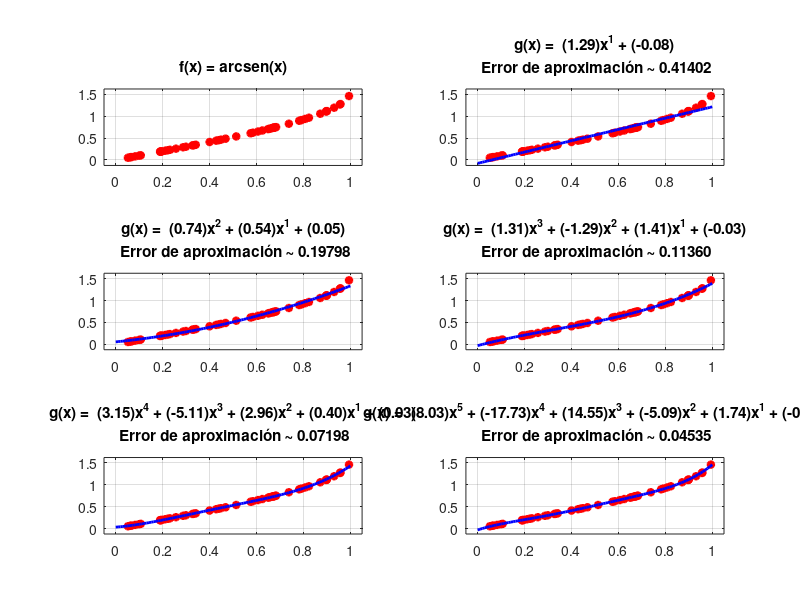

MATLAB code to generate this figure:

xx = rand(1, 50);
yy = asin(xx);



# arcsen(x)
subplot(3, 2, 1);
plot(xx, yy, 'r*', 'linewidth', 2)
axis([-1/20, 21/20, -1/8, 13/8]);
grid on;
title('f(x) = arcsen(x)');

# aproximaciones
app_xx = linspace(0, 1);
cc = {};

for n=1:5
    cc{n} = polyfit(xx, yy, n);
    subplot(3, 2, n + 1);
    plot(xx, yy, 'r*', 'linewidth', 2,
         app_xx, polyval(cc{n}, app_xx), 'b', 'linewidth', 2);
    axis([-1/20, 21/20, -1/8, 13/8]);
    grid on;
    t = 'g(x) = ';
    for i = 1:n
        t = sprintf('%s (%.2f)x^%d +', t, cc{n}(i), n + 1 - i);
    end
    t = sprintf('%s (%.2f)', t, cc{n}(n + 1));

    err = norm(polyval(cc{n}, xx) - yy, 2);
    t = sprintf('%s\n Error de aproximación ~ %.5f', t, err);
    title (t);
end
